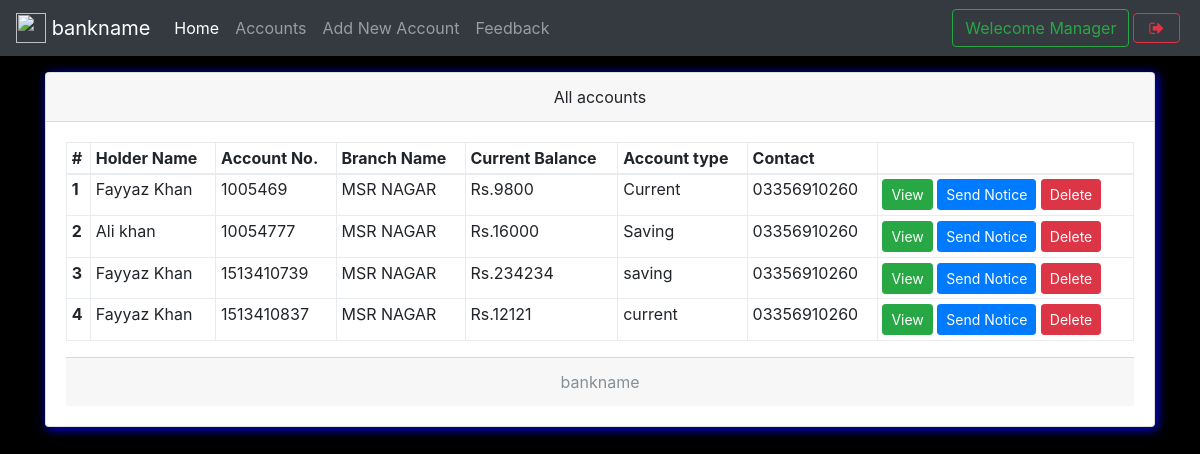
The page /mindex.php (signed in) on the database its author committed.
### tables this page shows
CREATE TABLE `useraccounts` (
  `id` int(11) NOT NULL,
  `email` text NOT NULL,
  `password` text NOT NULL,
  `name` varchar(111) NOT NULL,
  `balance` varchar(111) NOT NULL,
  `cnic` varchar(111) NOT NULL,
  `number` varchar(111) NOT NULL,
  `city` varchar(111) NOT NULL,
  `address` varchar(111) NOT NULL,
  `source` varchar(111) NOT NULL,
  `accountNo` varchar(111) NOT NULL,
  `branch` varchar(111) NOT NULL,
  `accountType` varchar(111) NOT NULL,
  `date` timestamp NOT NULL DEFAULT CURRENT_TIMESTAMP
);

CREATE TABLE `branch` (
  `branchId` int(11) NOT NULL,
  `branchNo` varchar(111) NOT NULL,
  `branchName` varchar(111) NOT NULL
);

### mindex.php (the view, shortened to what this page needs)
<!DOCTYPE html>
<html>
<head>
  <?php require 'assets/autoloader.php'; ?>
  <?php require 'assets/function.php'; ?>
</head>
<body style="background:#000000;background-size: 100%">
<nav class="navbar navbar-expand-lg navbar-dark bg-dark fixed-top">
 <a class="navbar-brand" href="#">
    <img src="images/logo1.jpg" width="30" height="30" class="d-inline-block align-top" alt="">
   <?php echo bankname; ?>
  </a>
  <div class="collapse navbar-collapse" id="navbarSupportedContent">
    <ul class="navbar-nav mr-auto">
      <li class="nav-item ">
        <a class="nav-link active" href="mindex.php">Home <span class="sr-only">(current)</span></a>
      </li>
      <li class="nav-item ">  <a class="nav-link" href="maccounts.php">Accounts</a></li>
      <li class="nav-item ">  <a class="nav-link" href="maddnew.php">Add New Account</a></li>
      <li class="nav-item ">  <a class="nav-link" href="mfeedback.php">Feedback</a></li>
    </ul>
    <?php include 'msideButton.php'; ?>
  </div>
</nav><br><br><br>
<div class="container">
<div class="card w-100 text-center shadowBlue">
  <div class="card-header">
    All accounts
  </div>
  <div class="card-body">
   <table class="table table-bordered table-sm">
  <thead>
    <tr>
      <th scope="col">#</th>
      <th scope="col">Holder Name</th>
      <th scope="col">Account No.</th>
      <th scope="col">Branch Name</th>
      <th scope="col">Current Balance</th>
      <th scope="col">Account type</th>
      <th scope="col">Contact</th>
      <th scope="col"></th>
    </tr>
  </thead>
  <tbody>
    <?php
      $i=0;
      $array = $con->query("select * from useraccounts,branch where useraccounts.branch = branch.branchId");
      if ($array->num_rows > 0)
      {
        while ($row = $array->fetch_assoc())
        {$i++;
    ?>
      <tr>
        <th scope="row"><?php echo $i ?></th>
        <td><?php echo $row['name'] ?></td>
        <td><?php echo $row['accountNo'] ?></td>
        <td><?php echo $row['branchName'] ?></td>
        <td>Rs.<?php echo $row['balance'] ?></td>
        <td><?php echo $row['accountType'] ?></td>
        <td><?php echo $row['number'] ?></td>
        <td>
          <a href="show.php?id=<?php echo $row['id'] ?>" class='btn btn-success btn-sm' data-toggle='tooltip' title="View More info">View</a>
          <a href="mnotice.php?id=<?php echo $row['id'] ?>" class='btn btn-primary btn-sm' data-toggle='tooltip' title="Send notice to this">Send Notice</a>
          <a href="mindex.php?delete=<?php echo $row['id'] ?>" class='btn btn-danger btn-sm' data-toggle='tooltip' title="Delete this account">Delete</a>
        </td>
      </tr>
    <?php
        }
      }
     ?>
  </tbody>
</table>
  <div class="card-footer text-muted">
    <?php echo bankname; ?>
  </div>
</div>
</body>
</html>

### custom.css (style rules this page uses)
.shadowBlue { box-shadow: 2px 2px 11px blue }

### rows shown on the page
useraccounts: name "Fayyaz Khan", accountNo "1005469", branch.branchName "MSR NAGAR", balance "9800", accountType "Current", number "03356910260"
useraccounts: name "Ali khan", accountNo "10054777", branch.branchName "MSR NAGAR", balance "16000", accountType "Saving", number "03356910260"
useraccounts: name "Fayyaz Khan", accountNo "1513410739", branch.branchName "MSR NAGAR", balance "234234", accountType "saving", number "03356910260"
useraccounts: name "Fayyaz Khan", accountNo "1513410837", branch.branchName "MSR NAGAR", balance "12121", accountType "current", number "03356910260"

### other values the page prints
bankname "bankname"
